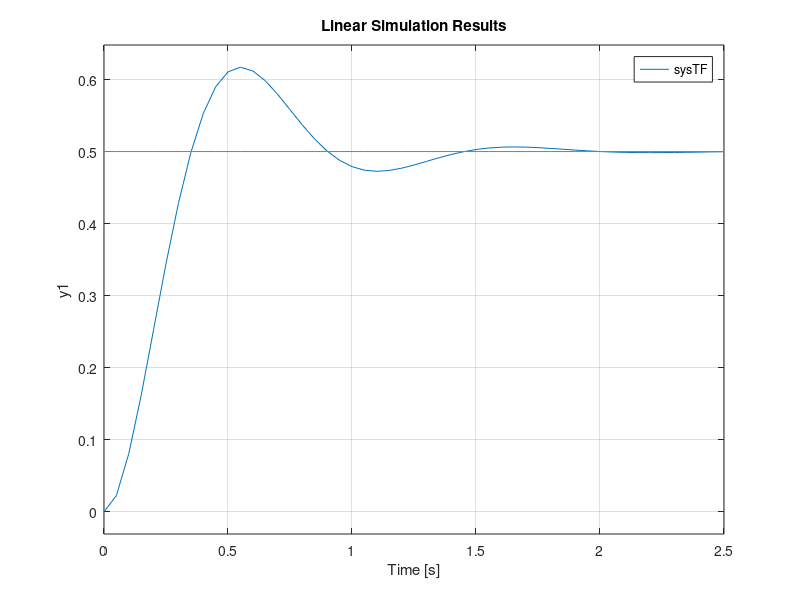

MATLAB code to generate this figure:
%% Dynamics Lab 3
clear
clc
close all

%% Constants
Kg = 33.3;
Km = 0.0401;
Rm = 19.2;
J_hub = 0.0005;
J_extra = 0.2 * 0.2794^2;
J_load = 0.0015;
J = J_hub +J_extra + J_load;

K1 = 10;
K3 = 0;

K1_set = [10 20 5 10 10 10]; %Kptheta
K3_set = [0 0 0 1 -1 -0.5]; %KDtheta

figure();
for i = 1: length(K1_set)

% Closed Loop System
num = (K1*Kg*Km) / (J * Rm);
den = [1 (((Kg^2 * Km^2) / (J*Rm)) + ((K3*Kg*Km)/(J*Rm))) ((K1*Kg*Km) / (J * Rm))];
sysTF = tf(num,den);

% Step Response
%[x,t] = step(sysTF);

%Lsim
time = 0:0.05:2.5;
u = ones(1,length(time)) .* 0.5;
lsim(sysTF,u,time)
end